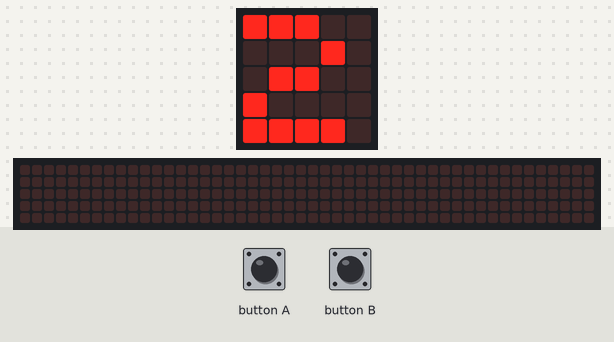
Recording of a program running on a simulated BBC micro:bit (MakeCode). Parts: the board's 5×5 LED display, a strip that is not on the board, showing the scrolling text unrolled. The test bench sets the inputs (shaded band). Random numbers come from a fixed seed; the 48×5 strip is a reading aid, not a part: it shows the text the display is scrolling, unrolled, one strip-width of it at a time.

Above: at 3.9 s.
4.0 s: button A pressed for 0.15 s
At 4.6 s:
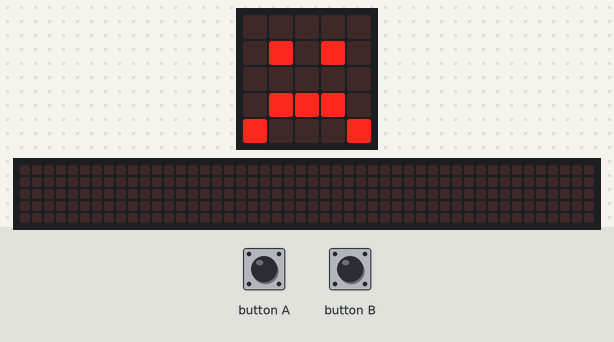
7.1 s: button B pressed for 0.15 s
At 8.1 s:
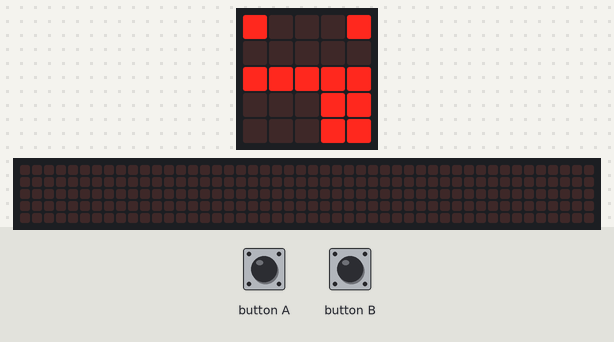
At 25.91 s:
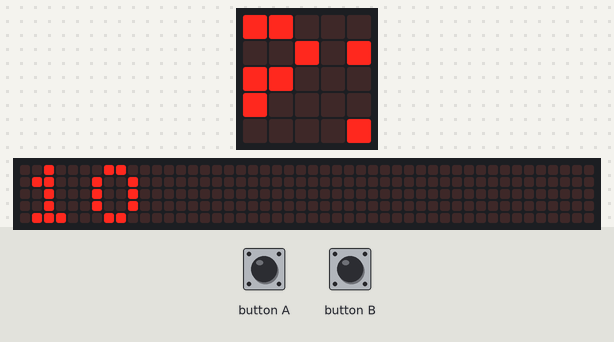
Timing chart, 0 to 27.1 s (numbered marks = the images above; inputs shaded):
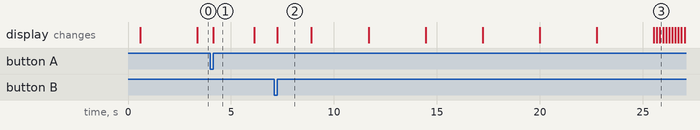

Measured:
- what the display in image 1 shows lasts 1.9 s, from 4.2 s to 6.1 s
- what the display in image 2 shows lasts 1.6 s, from 7.3 s to 8.9 s

The program:

main.ts
```typescript
input.onButtonPressed(Button.A, function () {
    basic.showIcon(IconNames.Sad)
})
input.onGesture(Gesture.Shake, function () {
    basic.showNumber(randint(0, 9))
})
input.onButtonPressed(Button.B, function () {
    basic.showIcon(IconNames.Silly)
})
basic.showIcon(IconNames.Yes)
let counter = 0
basic.forever(function () {
    counter += 1
    basic.showNumber(counter)
    basic.pause(2000)
})
```

test.ts
```typescript
// Hier kann man Tests durchführen; diese Datei wird nicht kompiliert, wenn dieses Paket als Erweiterung verwendet wird.
```
